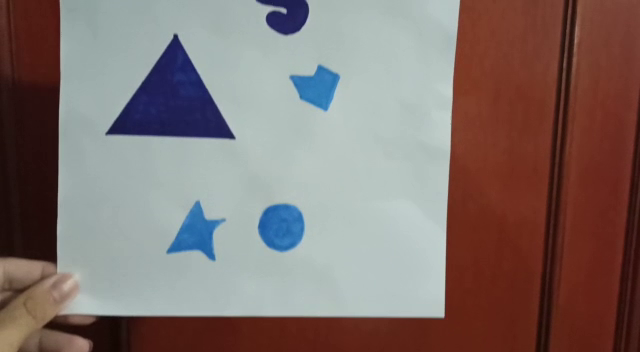
//> input picture frame 43 of exercise7/geometria.mp4, 640 x 352 px
$ ./exercise7   (built with g++ and OpenCV 4)
//> lines starting //> are read from the running program, lines starting //| are printed output that depends on the picture; after the words box and inside, x2 and y2 are one past the last pixel; in counts of white or black regions, pixels touching at a corner belong together
#include <iostream>

#include <opencv2/core.hpp>
#include <opencv2/highgui.hpp>
#include <opencv2/imgproc.hpp>

/*
    Prática 7 - Treinamento de Visão
    - Abrindo um vídeo gravado
    - Binarização a partir de thresholds
    - Erosão e Dilatação
    - Função de tracking para identificação de contornos e centróides.
*/

void tracking(cv::Mat outputImage, cv::Mat binaryImage)
{
    std::vector<std::vector<cv::Point>> contours;
    std::vector<cv::Vec4i> hierarchy;

    cv::findContours(binaryImage, contours, hierarchy, cv::RETR_TREE, cv::CHAIN_APPROX_SIMPLE, cv::Point(0, 0));

    std::vector<cv::Moments> m(contours.size());
    for(int i = 0; i < contours.size(); i++)
    {
        m[i] = cv::moments(contours[i]);
    }

    std::vector<cv::Point2f> centroids(contours.size());
    for(int i = 0; i < contours.size(); i++)
    {
        float pos_x = m[i].m10/m[i].m00;
        float pos_y = m[i].m01/m[i].m00;
        centroids[i] = cv::Point2f(pos_x, pos_y);
    }

    for(int i = 0; i < contours.size(); i++)
    {
        if(cv::contourArea(contours[i]) > 100)
        {
            cv::drawContours(outputImage, contours, i, cv::Scalar(0, 0, 255), 2, 8, hierarchy, 0, cv::Point());
            cv::circle(outputImage, centroids[i], 5, cv::Scalar(0, 255, 0), -1);
        }
    }
}

int main(int argc, char *argv[])
{

    cv::VideoCapture originalVideo("geometria.mp4");

    cv::namedWindow("originalVideo", cv::WINDOW_AUTOSIZE);
    cv::namedWindow("hsvVideo", cv::WINDOW_AUTOSIZE);
    cv::namedWindow("control", cv::WINDOW_AUTOSIZE);
    cv::namedWindow("mask", cv::WINDOW_AUTOSIZE);

    if(!originalVideo.isOpened())
    {
        std::cout << "Erro em abrir o vídeo!" << std::endl;
        return -1;
    }

    int hLow = 97, sLow = 80, vLow = 0;
    int hHigh = 150, sHigh = 255, vHigh = 255;

    cv::createTrackbar("hLow", "control", &hLow, 179);
    cv::createTrackbar("hHigh", "control", &hHigh, 179);
    cv::createTrackbar("sLow", "control", &sLow, 255);
    cv::createTrackbar("sHigh", "control", &sHigh, 255);
    cv::createTrackbar("vLow", "control", &vLow, 255);
    cv::createTrackbar("vHigh", "control", &vHigh, 255);

    while(true)
    {
        cv::Mat frame, hsvFrame, thresholdFrame;

        originalVideo.read(frame);
//> frame is the input picture: 352 rows x 640 cols, CV_8UC3; mean B, G, R 111, 114.5, 129.4
        if(frame.empty())
        {
            std::cout << "Fim do vídeo!" << std::endl;
            break;
        }

        cv::cvtColor(frame, hsvFrame, cv::COLOR_BGR2HSV);
//> hsvFrame: 352 rows x 640 cols, CV_8UC3; mean H, S, V 50.1, 96.6, 140.5
        cv::inRange(hsvFrame,
                    cv::Scalar(hLow, sLow, vLow),
                    cv::Scalar(hHigh, sHigh, vHigh),
                    thresholdFrame);
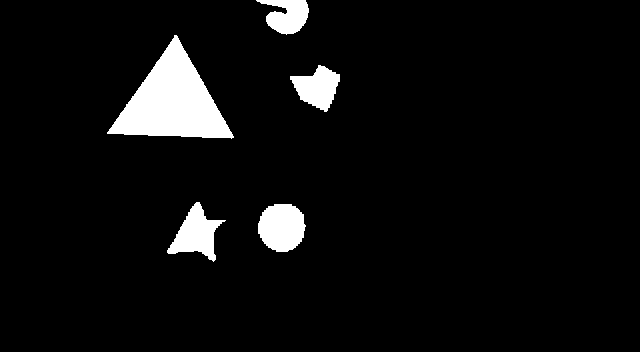
//> thresholdFrame: 352 rows x 640 cols, CV_8UC1; 5.6% white; 5 white regions, box (x1, y1, x2, y2) and area: (107, 35, 234, 139) 6550, (258, 204, 306, 252) 1814, (167, 202, 226, 262) 1621, (290, 65, 340, 112) 1364, (256, 0, 309, 35) 1158

        cv::erode(thresholdFrame,
                  thresholdFrame,
                  cv::getStructuringElement(cv::MORPH_ELLIPSE,
                                            cv::Size(5, 5)));

        cv::dilate(thresholdFrame,
                   thresholdFrame,
                   cv::getStructuringElement(cv::MORPH_ELLIPSE,
                                             cv::Size(5, 5)));
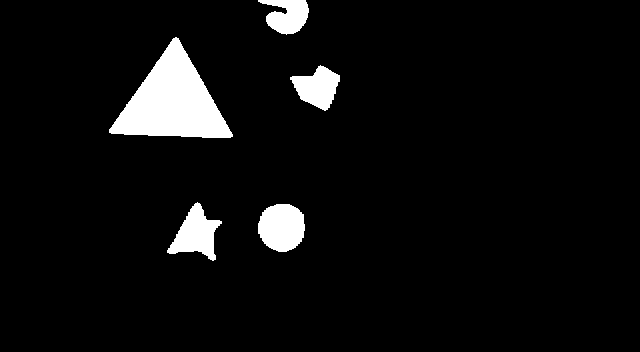
//> thresholdFrame: 352 rows x 640 cols, CV_8UC1; 5.5% white; 5 white regions

        cv:tracking(frame, thresholdFrame);
//> in tracking, `cv::findContours(binaryImage, contours, hierarchy, cv::RETR_TREE, cv::..`: contours = 5 contours; box (x1, y1, x2, y2) and area: (109, 37, 233, 138) 6366, (258, 204, 305, 252) 1723, (167, 202, 222, 261) 1511, (290, 65, 340, 111) 1267, (258, 0, 309, 35) 1066
//> in tracking, `std::vector<cv::Moments> m(contours.size());`: m = 5 items
//> the loop in tracking, `for(int i = 0; i < contours.size(); i++)` made 5 passes
//> the loop in tracking, `for(int i = 0; i < contours.size(); i++)` made 5 passes
//> (pos_x, pos_y) on passes 1 to 5: (281.4, 226.9), (195.6, 233.7), (317.2, 87.04), (172, 101.8), (287.4, 15.5)
//> after the loop in tracking, `for(int i = 0; i < contours.size(); i++)`:
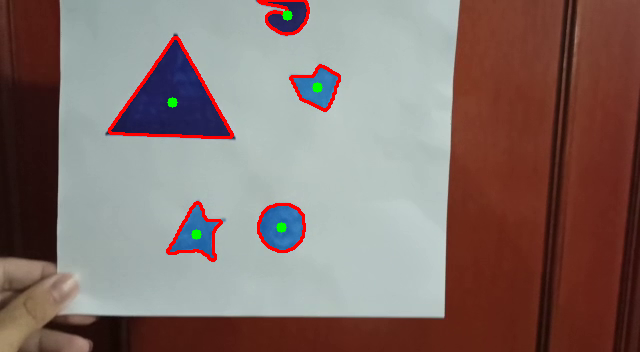
//> outputImage: 352 rows x 640 cols, CV_8UC3; 1.68% of pixels changed, all inside (x1, y1, x2, y2) = (108, 0, 341, 262)

        cv::imshow("originalVideo", frame);
        cv::imshow("hsvVideo", hsvFrame);
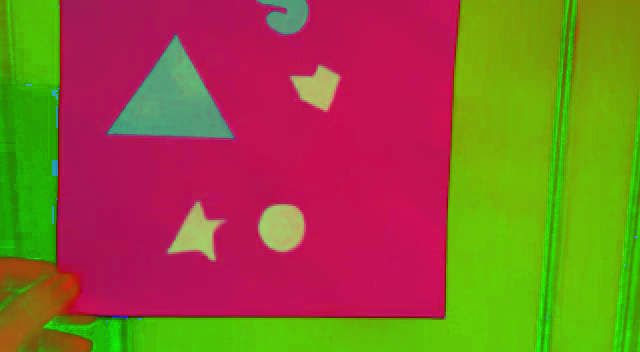
//> window 'hsvVideo': 352 rows x 640 cols, CV_8UC3; mean B, G, R 50.1, 96.6, 140.5
        cv::imshow("mask", thresholdFrame);

        if(cv::waitKey(20) == 'q')
//> the 'q' key is pressed
        {
            std::cout << "Vídeo interrompido!" << std::endl;
            break;
        }
    }

    cv::destroyAllWindows();

    return 0;
}

$ run again, starting later in the video
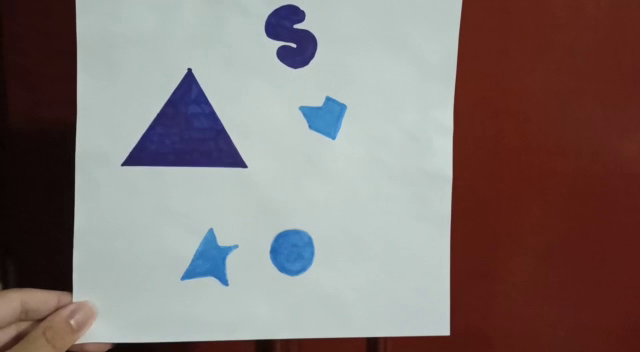
//> input picture frame 197 of exercise7/geometria.mp4, 640 x 352 px
//> frame is the input picture: 352 rows x 640 cols, CV_8UC3; mean B, G, R 115.7, 118, 130.6
//> hsvFrame: 352 rows x 640 cols, CV_8UC3; mean H, S, V 49.5, 93.6, 141
//> `cv::dilate(thresholdFrame, thresholdFrame, cv::getStructuringElement(c..`:
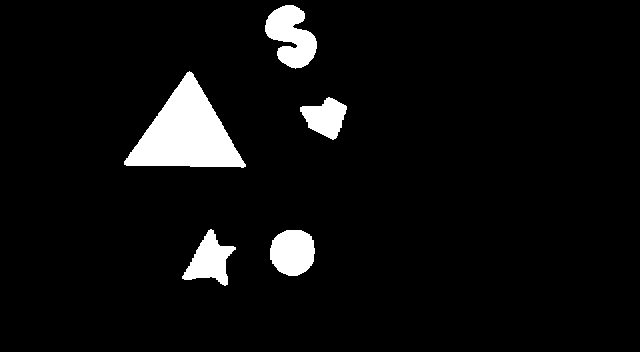
//> thresholdFrame: 352 rows x 640 cols, CV_8UC1; 5.6% white; 5 white regions
//> contours = 5 contours; box (x1, y1, x2, y2) and area: (124, 71, 246, 168) 5963, (265, 5, 317, 69) 1951, (270, 230, 315, 276) 1602, (182, 229, 236, 286) 1414, (300, 97, 347, 140) 1144
//> m = 5 items
//> the loop in tracking, `for(int i = 0; i < contours.size(); i++)` made 5 passes
//> the loop in tracking, `for(int i = 0; i < contours.size(); i++)` made 5 passes
//> (pos_x, pos_y) on passes 1 to 5: (292.3, 251.9), (209.3, 260), (325.2, 117.1), (185.8, 133.3), (290.9, 35.96)
//> `cv::imshow("hsvVideo", hsvFrame);`:
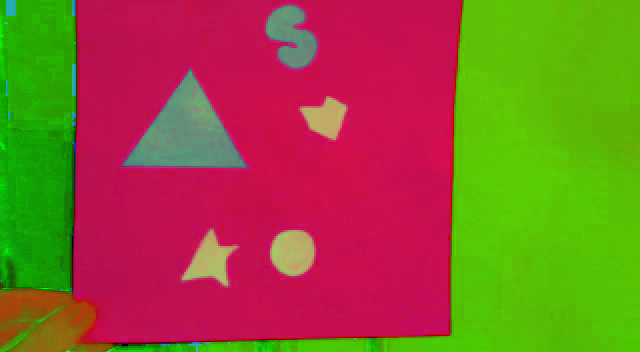
//> window 'hsvVideo': 352 rows x 640 cols, CV_8UC3; mean B, G, R 49.5, 93.6, 141

$ run again, starting later in the video
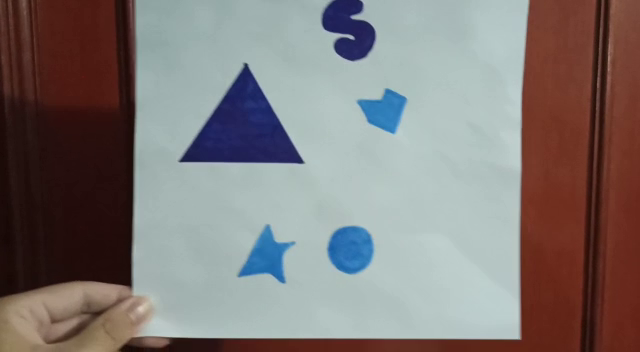
//> input picture frame 351 of exercise7/geometria.mp4, 640 x 352 px
//> frame is the input picture: 352 rows x 640 cols, CV_8UC3; mean B, G, R 119.2, 121.1, 128
//> hsvFrame: 352 rows x 640 cols, CV_8UC3; mean H, S, V 54.1, 88.7, 141.4
//> `cv::dilate(thresholdFrame, thresholdFrame, cv::getStructuringElement(c..`:
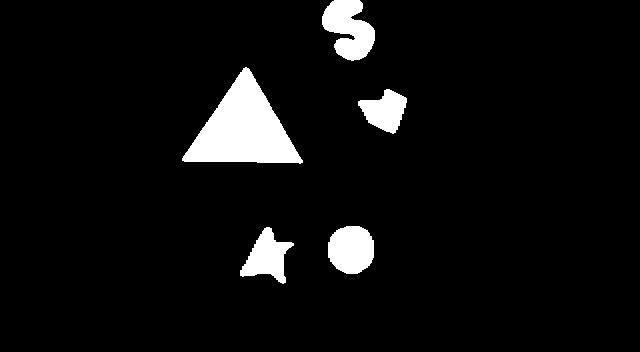
//> thresholdFrame: 352 rows x 640 cols, CV_8UC1; 5.7% white; 5 white regions
//> contours = 5 contours; box (x1, y1, x2, y2) and area: (182, 67, 303, 164) 5930, (322, 0, 375, 61) 1988, (328, 226, 374, 274) 1725, (240, 227, 294, 284) 1455, (358, 89, 407, 134) 1242
//> m = 5 items
//> the loop in tracking, `for(int i = 0; i < contours.size(); i++)` made 5 passes
//> the loop in tracking, `for(int i = 0; i < contours.size(); i++)` made 5 passes
//> (pos_x, pos_y) on passes 1 to 5: (266.6, 256.7), (350.8, 249.1), (384.6, 110.5), (243, 129.1), (348.6, 28.59)
//> `cv::imshow("hsvVideo", hsvFrame);`:
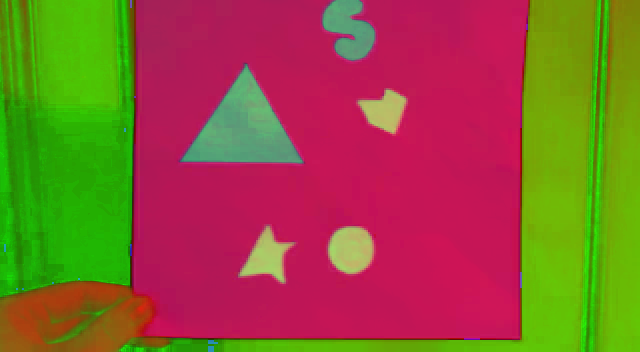
//> window 'hsvVideo': 352 rows x 640 cols, CV_8UC3; mean B, G, R 54.1, 88.7, 141.4
